Frame 1 (no input): blank canvas, image omitted
Frame 60 (the mouse pressed at the canvas centre just before this capture): blank canvas, image omitted
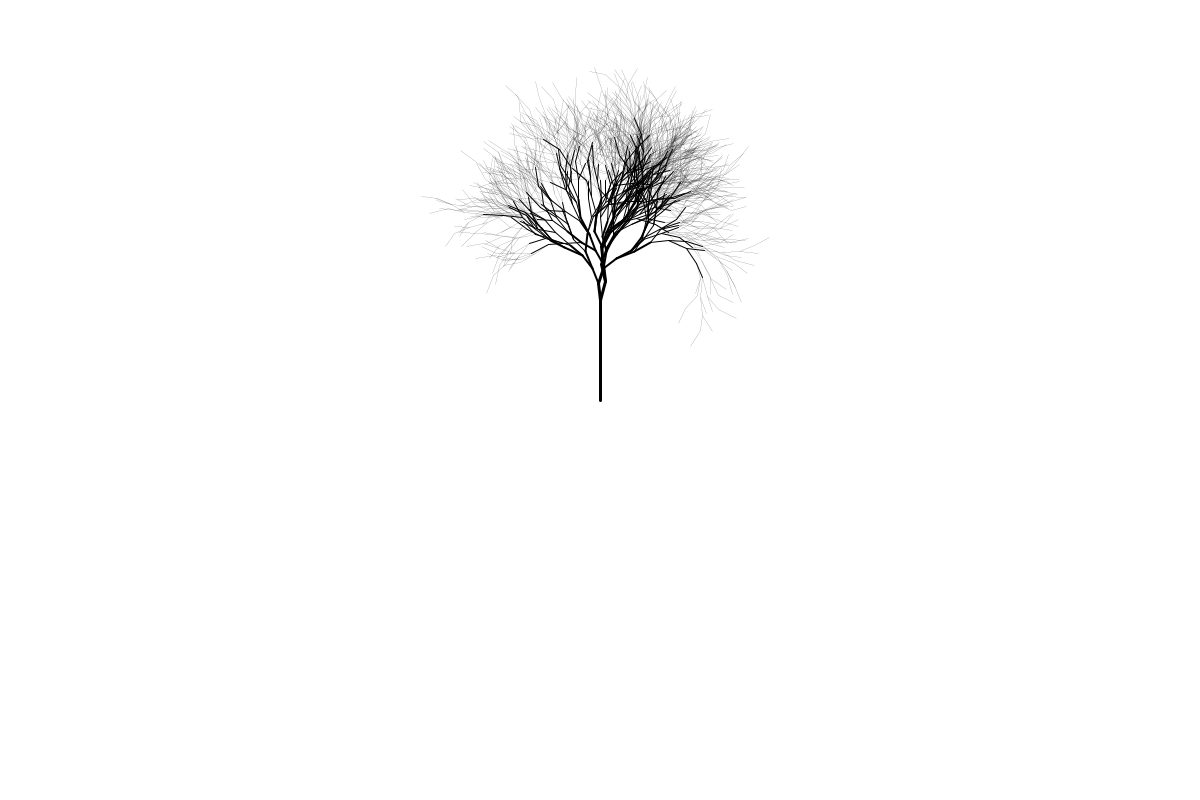
Frame 120 (the mouse held since frame 60 and released just before this capture)

The Processing sketch whose frames 1 and 60 were blank and that drew this single picture after the mouse press (run headless with seeded random() and noise(); from frame 60 on, the mouse is pressed at the canvas centre):

// Processing sketch: explode_trees
// ── explode_trees.pde
/*
  Exploding Trees
  ---------------
  This code will procedurally generate simple trees.
  
  -Click to generate more trees
  -Press '1' to cause each tree to "explode" in a very interesting animation.
  -Press '2' to make each tree to "curl up" like a tumble weed
  
  It is recommended not to switch between curling and exploding as trees may not stay on screen.
  It is also not recommended to spawn more than a handful of trees on screen at a time as this may cause significant lag.
  
  written by Adrian Margel, Spring 2016
*/



//if the trees are exploding
boolean explode=false;
//if the trees are curling
boolean curl=false;
//the list of placed trees
ArrayList <Tree> forest=new ArrayList<Tree>();

//simple vector class for the branch point
class BPoint {
  float x;
  float y;
  BPoint(float tempX, float tempY) {
    x=tempX;
    y=tempY;
  }
}


class Tree {

  //depth the tree will generate from
  int size=15;
  //number of branches that will spawn from each split
  int split=2;
  //chance of a branch being shorter than the set depth/size
  float chance=1500;
  //randomness in generation
  float noise=0.2;

  //the range of how long branches are
  float branchMin=15;
  float branchMax=20;

  int currentBId=1;

  //start pos of the tree
  BPoint seedPos;
  //all branches
  ArrayList<Branch> branches=new ArrayList<Branch>();

  //create a tree at a postion
  Tree(BPoint tempseed) {
    seedPos=tempseed;
  }

  //spawns tree/ grows all the branches
  void grow() {
    //spawn trunk
    if (branches.size()==0) {
      branches.add(new Branch(currentBId, 0, PI, 100, seedPos));
      currentBId=1;
    }
    //grow the rest of the branches
    for (int i=branches.size()-1; i>=0; i--) {
      branches.get(i).age++;
      if (branches.get(i).splits<split) {
        if (random(0, currentBId/chance)<1) {
          branches.get(i).splits++;
          currentBId++;
          branches.get(i).point2=new BPoint(branches.get(i).point1.x+sin(branches.get(i).rot)*branches.get(i).bLength, 
            branches.get(i).point1.y+cos(branches.get(i).rot)*branches.get(i).bLength);
          branches.add(new Branch(currentBId, branches.get(i).id, branches.get(i).rot+random(-noise, noise)*PI, random(branchMin, branchMax), branches.get(i).point2));
        }
      }
    }
    //finish off generated branches
    for (int i=branches.size()-1; i>=0; i--) {
      branches.get(i).point2=new BPoint(branches.get(i).point1.x+sin(branches.get(i).rot)*branches.get(i).bLength, 
        branches.get(i).point1.y+cos(branches.get(i).rot)*branches.get(i).bLength);
    }
  }
  
  //explodes tree
  void explode() {
    //move the start of the branch to the end position
    for (int i=0; i<branches.size(); i++) {
      branches.get(i).point1=branches.get(i).point2;
      branches.get(i).point2=new BPoint(branches.get(i).point1.x+sin(branches.get(i).rot)*branches.get(i).bLength, 
        branches.get(i).point1.y+cos(branches.get(i).rot)*branches.get(i).bLength);
    }
  }
  
  //updates tree to make sure all branches are connected
  void update(Branch tempBranch) {
    for (int j=branches.size()-1; j>=0; j--) {
      if (branches.get(j).id==tempBranch.conId) {
        tempBranch.point1=branches.get(j).point2;
      }
    }
    tempBranch.point2=new BPoint(tempBranch.point1.x+sin(tempBranch.rot)*tempBranch.bLength, 
      tempBranch.point1.y+cos(tempBranch.rot)*tempBranch.bLength);
    for (int j=branches.size()-1; j>=0; j--) {
      if (branches.get(j).conId==tempBranch.id) {
        update(branches.get(j));
      }
    }
  }
  //display tree
  void display() {
    for (int i=0; i<branches.size(); i++) {
      //stroke(0,255/sqrt(sqrt(branches.size())));
      stroke(0);
      strokeWeight(branches.get(i).age/4);
      line(branches.get(i).point1.x, branches.get(i).point1.y, branches.get(i).point2.x, branches.get(i).point2.y);
      if (branches.get(i).splits==0) {
        noStroke();
        fill(0, 10);
        //ellipse(branches.get(i).point2.x,branches.get(i).point2.y,size-branches.get(i).age,size-branches.get(i).age);
      }
    }
  }
}
class Branch {
  int age;
  int splits;
  int id;
  int conId;
  float rot;
  float bLength;
  BPoint point1=new BPoint(0, 0);
  BPoint point2=new BPoint(0, 0);
  Branch(int tempid, int tempconId, float temprot, float tempbLength, BPoint temppoint1) {
    id=tempid;
    conId=tempconId;
    rot=temprot;
    bLength=tempbLength;
    point1=temppoint1;
  }
}
void setup() {
  size(1200, 800);
}
void draw() {
  background(255);
  for (int i=0; i<forest.size(); i++) {
    if (explode) {
      //explode trees
      for (int j=0; j<forest.get(i).branches.size(); j++) {
        //slightly rotate branches to make them fly in a loop
        forest.get(i).branches.get(j).rot+=-0.1;
      }
      forest.get(i).explode();
    } else if(curl) {
      //curl trees
      for (int j=0; j<forest.get(i).branches.size(); j++) {
        //rotate all branches at different speeds.
        forest.get(i).branches.get(j).rot+=0.01*forest.get(i).branches.get(j).age;
        //this will slow the rotation of the trunk
        forest.get(i).branches.get(j).rot+=-0.2;
      }
      forest.get(i).update(forest.get(i).branches.get(0));
    }
    //display trees
    forest.get(i).display();
  }
}
void mousePressed() {
  //add a new tree
  forest.add(new Tree(new BPoint(mouseX, mouseY)));
  for (int i=0; i<forest.size(); i++) {
    if (forest.get(i).branches.size()<1) {
      for (int j=0; j<forest.get(i).size; j++) {
        forest.get(i).grow();
      }
    }
  }
}
void keyPressed() {
  //change between exploding and curling
  if (key=='1') {
    explode=true;
    curl=false;
  }
  if (key=='2') {
    explode=false;
    curl=true;
  }
}
